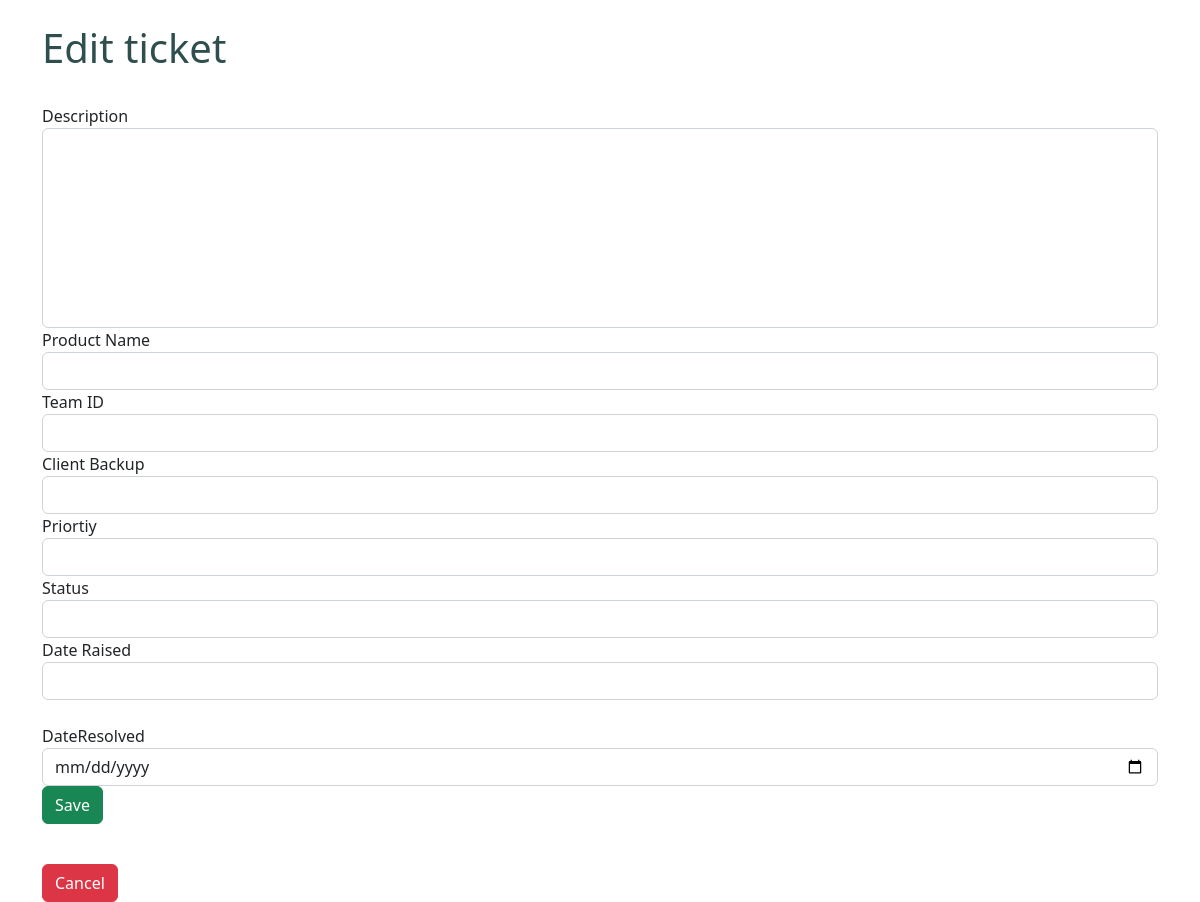
/activetickets/edit/11 (signed in), run on an earlier commit of the app's database.
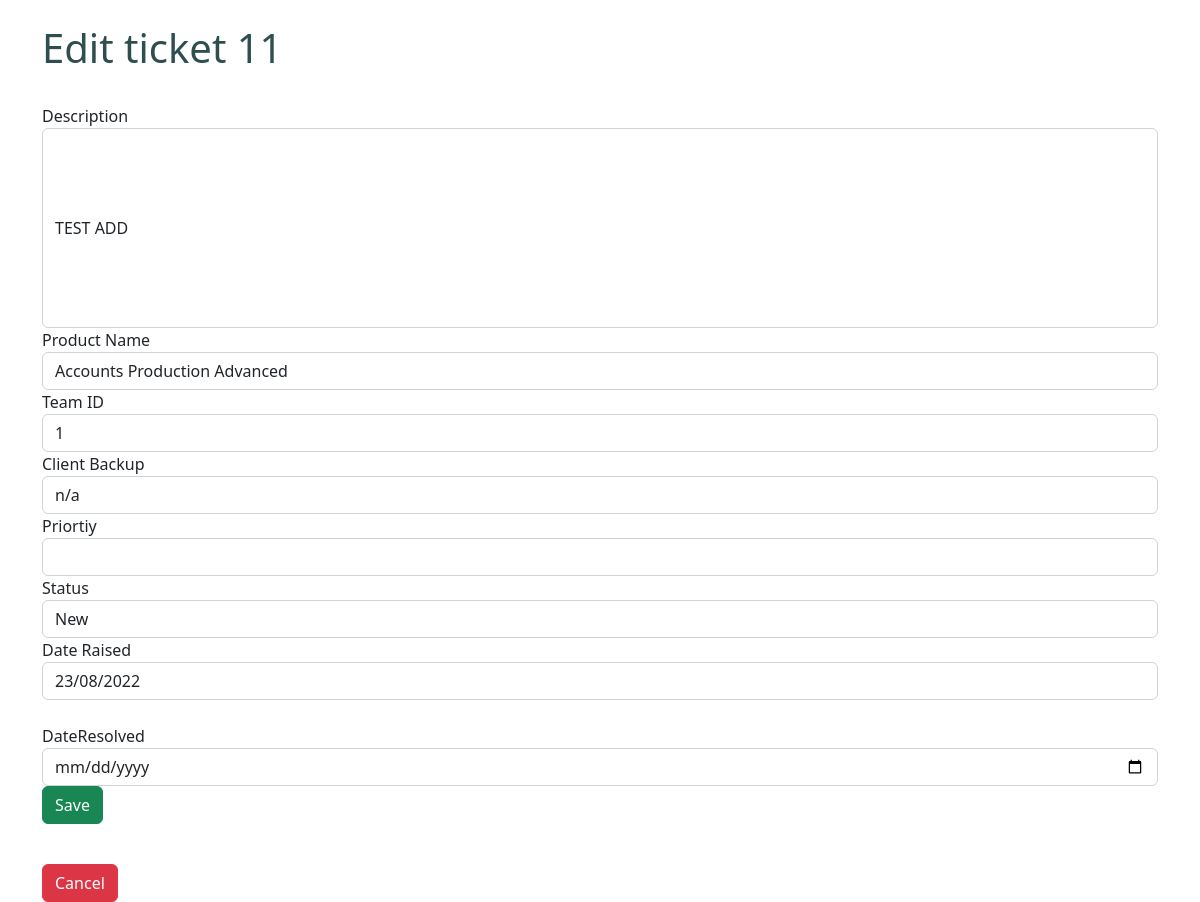
And on a later commit of the database.
### tables this page shows
CREATE TABLE Tickets
         (TicketID INTEGER PRIMARY KEY AUTOINCREMENT,
          Description        TEXT          NOT NULL,
          ClientBackup       VARCHAR(50),
          Priority           VARCHAR(2)    NOT NULL,
          Status             TEXT          NOT NULL,
          DateRaised         TEXT          NOT NULL,
          DateResolved       TEXT,
          ProductName        TEXT          NOT NULL,
          TeamID             INT           NOT NULL);

### TicketSystem/views.py (the view, shortened to what this page needs)
@app.route("/activetickets/edit/<string:TicketID>", methods=['POST','GET'])
def editactivetickets(TicketID):
    conn = get_db_connection()
    conn.row_factory=sql.Row
    cursor = conn.cursor()
    cursor.execute('SELECT * FROM Tickets WHERE TicketID=?', [TicketID])
    tickets = cursor.fetchone()
    adminLevel = session['adminLevel']
    if 'Admin' in adminLevel:
       return render_template("editactivetickets.html", tickets=tickets)
    else:
       return render_template("notAdminErrorPage.html", tickets=tickets)

### TicketSystem/views.py (called while the page is built)
def get_db_connection():
    conn = sql.connect('ticketdb.db')
    conn.row_factory = sql.Row
    return conn

### TicketSystem/templates/editactivetickets.html (shortened to what this page needs)
﻿<!DOCTYPE html>
{% extends 'base.html' %}
{% block content%}
<body>
    <h1>Edit ticket {{tickets.TicketID}}</h1>
    <br />
    <form method='post' action='{{url_for("editactivetickets", TicketID=tickets.TicketID)}}}'>
        <div class='form-group'>
            <label>Description</label><br />
            <input type='text' name='Description' required class='form-control' value='{{tickets.Description}}' style="height:200px;" />
        </div>
        <div class='form-group'>
            <label>Product Name</label><br />
            <input type='text' name='ProductName' required class='form-control' value='{{tickets.ProductName}}' />
        </div>
        <div class='form-group'>
            <label>Team ID</label><br />
            <input type='text' name='TeamID' required class='form-control' value='{{tickets.TeamID}}' />
        </div>
        <div class='form-group'>
            <label>Client Backup</label><br />
            <input type='text' name='ClientBackup' required class='form-control' value='{{tickets.ClientBackup}}' />
        </div>
        <div class='form-group'>
            <label>Priortiy</label><br />
            <input type='text' name='Priortiy' required class='form-control' value='{{tickets.Priortiy}}' />
        </div>
        <div class='form-group'>
            <label>Status</label><br />
            <input type='text' name='Status' required class='form-control' value='{{tickets.Status}}' />
        </div>
        <div class='form-group'>
            <label>Date Raised</label><br />
            <input type='text' name='DateRaised' required class='form-control' value='{{tickets.DateRaised}}' readonly />
        </div>
        <div class='form-group'>
            <br />
            <label>DateResolved</label>
            <input type='date' name='DateResolved' class='form-control' value='{{tickets.DateResolved}}' />
        </div>
        <input type='submit' value='Save' class='btn btn-success'>
    </form>
    <br />
    <a href="dashboard.html" class="btn btn-danger">Cancel</a>
</body>
{% endblock %}

What changed in the data, as far as the page shows it:
added Tickets: TicketID "11", Description "TEST ADD", ProductName "Accounts Production Advanced", TeamID "1", ClientBackup "n/a", Status "New", DateRaised "23/08/2022"
